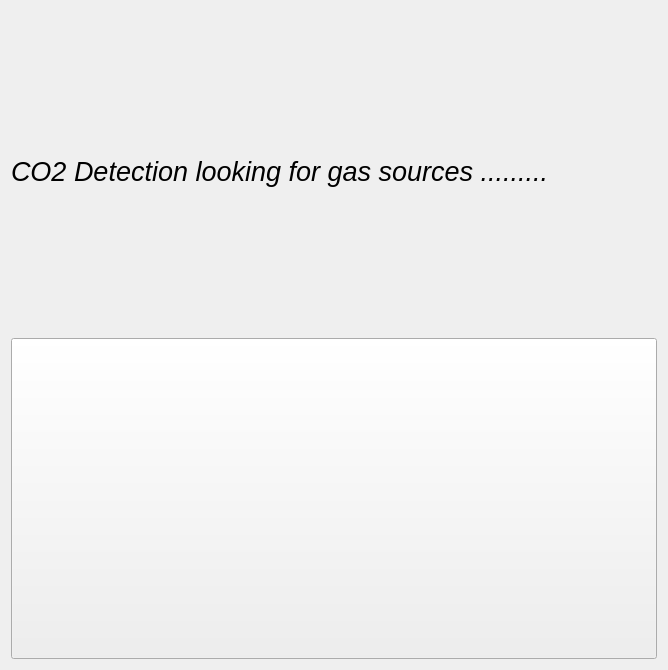
<?xml version="1.0" encoding="UTF-8"?>
<ui version="4.0">
 <class>Co2Detection</class>
 <widget class="QWidget" name="Co2Detection">
  <property name="geometry">
   <rect>
    <x>0</x>
    <y>0</y>
    <width>668</width>
    <height>670</height>
   </rect>
  </property>
  <property name="sizePolicy">
   <sizepolicy hsizetype="Expanding" vsizetype="Expanding">
    <horstretch>0</horstretch>
    <verstretch>0</verstretch>
   </sizepolicy>
  </property>
  <property name="windowTitle">
   <string>Co2 Detection</string>
  </property>
  <property name="layoutDirection">
   <enum>Qt::LeftToRight</enum>
  </property>
  <layout class="QVBoxLayout" stretch="0,0">
   <item>
    <widget class="QLabel" name="label">
     <property name="sizePolicy">
      <sizepolicy hsizetype="Preferred" vsizetype="Expanding">
       <horstretch>0</horstretch>
       <verstretch>0</verstretch>
      </sizepolicy>
     </property>
     <property name="font">
      <font>
       <pointsize>20</pointsize>
       <italic>true</italic>
      </font>
     </property>
     <property name="text">
      <string>CO2 Detection looking for gas sources .........</string>
     </property>
    </widget>
   </item>
   <item>
    <layout class="QHBoxLayout" name="horizontalLayout">
     <item>
      <widget class="QPushButton" name="co2detectbutton">
       <property name="sizePolicy">
        <sizepolicy hsizetype="Expanding" vsizetype="Expanding">
         <horstretch>0</horstretch>
         <verstretch>0</verstretch>
        </sizepolicy>
       </property>
       <property name="font">
        <font>
         <pointsize>20</pointsize>
         <weight>75</weight>
         <bold>true</bold>
        </font>
       </property>
       <property name="text">
        <string/>
       </property>
      </widget>
     </item>
    </layout>
   </item>
  </layout>
 </widget>
 <resources/>
 <connections/>
</ui>
